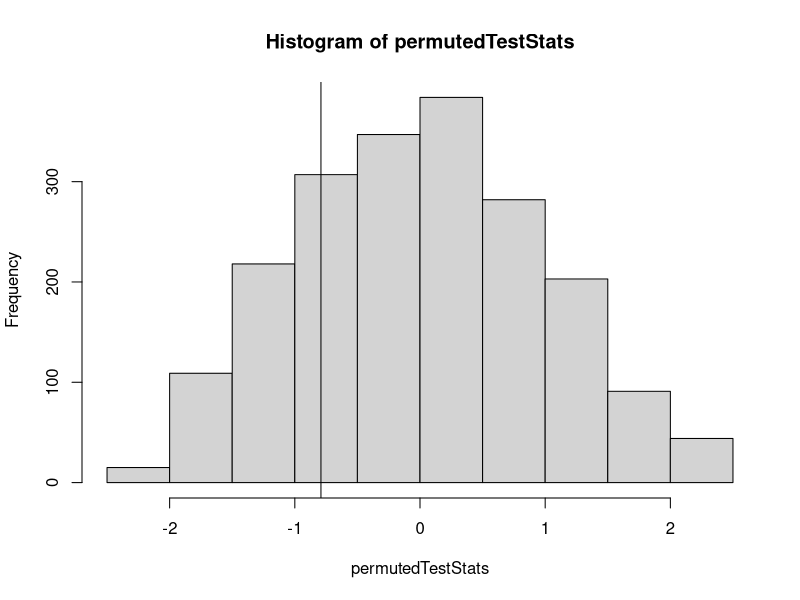

This figure's R source:

#Be sure to run this first!
set.seed(151)

#Then run all other codes in order, once
#immediately after running that code.


#Step 1
myTest <- glm(Temp > 95 ~ Wind, data=airquality, family=binomial)
observedTestStat <-  summary(myTest)$coefficients[2, "z value"]

#Step 2
N <- 2000      
permutedTestStats <- rep(NA, N)
for (i in  1:N){
  permutedData <- sample(airquality$Temp > 95)
  permutedTest <- glm(permutedData ~ Wind, data=airquality, family=binomial)
  permutedTestStats[i] <- summary(permutedTest)$coefficients[2, "z value"]
}
hist(permutedTestStats)
abline(v=observedTestStat)

#Step 3
sum(permutedTestStats >= observedTestStat)/N
sum(permutedTestStats <= observedTestStat)/N
